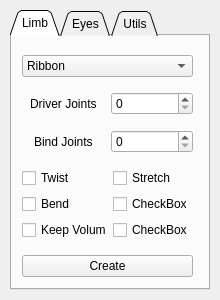
<?xml version="1.0" encoding="UTF-8"?>
<ui version="4.0">
 <class>Autorig</class>
 <widget class="QWidget" name="Autorig">
  <property name="windowModality">
   <enum>Qt::NonModal</enum>
  </property>
  <property name="geometry">
   <rect>
    <x>0</x>
    <y>0</y>
    <width>220</width>
    <height>300</height>
   </rect>
  </property>
  <property name="minimumSize">
   <size>
    <width>220</width>
    <height>300</height>
   </size>
  </property>
  <property name="maximumSize">
   <size>
    <width>220</width>
    <height>300</height>
   </size>
  </property>
  <property name="baseSize">
   <size>
    <width>220</width>
    <height>300</height>
   </size>
  </property>
  <property name="windowTitle">
   <string>Autorig</string>
  </property>
  <widget class="QTabWidget" name="tabWidget">
   <property name="geometry">
    <rect>
     <x>10</x>
     <y>10</y>
     <width>200</width>
     <height>280</height>
    </rect>
   </property>
   <property name="minimumSize">
    <size>
     <width>200</width>
     <height>280</height>
    </size>
   </property>
   <property name="maximumSize">
    <size>
     <width>200</width>
     <height>280</height>
    </size>
   </property>
   <property name="baseSize">
    <size>
     <width>200</width>
     <height>280</height>
    </size>
   </property>
   <property name="acceptDrops">
    <bool>false</bool>
   </property>
   <property name="autoFillBackground">
    <bool>false</bool>
   </property>
   <property name="tabPosition">
    <enum>QTabWidget::North</enum>
   </property>
   <property name="tabShape">
    <enum>QTabWidget::Triangular</enum>
   </property>
   <property name="currentIndex">
    <number>0</number>
   </property>
   <property name="elideMode">
    <enum>Qt::ElideNone</enum>
   </property>
   <property name="documentMode">
    <bool>false</bool>
   </property>
   <property name="tabsClosable">
    <bool>false</bool>
   </property>
   <property name="tabBarAutoHide">
    <bool>false</bool>
   </property>
   <widget class="QWidget" name="limbTab">
    <attribute name="title">
     <string>Limb</string>
    </attribute>
    <widget class="QWidget" name="layoutWidget">
     <property name="geometry">
      <rect>
       <x>10</x>
       <y>10</y>
       <width>171</width>
       <height>241</height>
      </rect>
     </property>
     <layout class="QVBoxLayout" name="limbVBox">
      <item>
       <widget class="QComboBox" name="limbRigMethod">
        <item>
         <property name="text">
          <string>Ribbon</string>
         </property>
        </item>
        <item>
         <property name="text">
          <string>Spline</string>
         </property>
        </item>
       </widget>
      </item>
      <item>
       <layout class="QHBoxLayout" name="HBoxDriverJoints">
        <item alignment="Qt::AlignHCenter">
         <widget class="QLabel" name="labelDriverJoints">
          <property name="text">
           <string>Driver Joints</string>
          </property>
         </widget>
        </item>
        <item>
         <widget class="QSpinBox" name="spinBoxDriverJoints">
          <property name="wrapping">
           <bool>false</bool>
          </property>
          <property name="buttonSymbols">
           <enum>QAbstractSpinBox::UpDownArrows</enum>
          </property>
          <property name="showGroupSeparator" stdset="0">
           <bool>false</bool>
          </property>
         </widget>
        </item>
       </layout>
      </item>
      <item>
       <layout class="QHBoxLayout" name="HBoxBindJoints">
        <item alignment="Qt::AlignHCenter">
         <widget class="QLabel" name="labelBindJoints">
          <property name="text">
           <string>Bind Joints</string>
          </property>
         </widget>
        </item>
        <item>
         <widget class="QSpinBox" name="spinBoxBindJoints">
          <property name="wrapping">
           <bool>false</bool>
          </property>
          <property name="buttonSymbols">
           <enum>QAbstractSpinBox::UpDownArrows</enum>
          </property>
          <property name="showGroupSeparator" stdset="0">
           <bool>false</bool>
          </property>
         </widget>
        </item>
       </layout>
      </item>
      <item>
       <layout class="QGridLayout" name="gridBoxRigFeatures">
        <item row="1" column="0">
         <widget class="QCheckBox" name="hasBend">
          <property name="text">
           <string>Bend</string>
          </property>
         </widget>
        </item>
        <item row="0" column="0">
         <widget class="QCheckBox" name="hasTwist">
          <property name="text">
           <string>Twist</string>
          </property>
         </widget>
        </item>
        <item row="0" column="1">
         <widget class="QCheckBox" name="hasStretch">
          <property name="text">
           <string>Stretch</string>
          </property>
         </widget>
        </item>
        <item row="2" column="0">
         <widget class="QCheckBox" name="hasVolumeConservation">
          <property name="text">
           <string>Keep Volume</string>
          </property>
         </widget>
        </item>
        <item row="1" column="1">
         <widget class="QCheckBox" name="checkBox">
          <property name="text">
           <string>CheckBox</string>
          </property>
         </widget>
        </item>
        <item row="2" column="1">
         <widget class="QCheckBox" name="checkBox_2">
          <property name="text">
           <string>CheckBox</string>
          </property>
         </widget>
        </item>
       </layout>
      </item>
      <item>
       <widget class="QPushButton" name="createButton">
        <property name="text">
         <string>Create</string>
        </property>
       </widget>
      </item>
     </layout>
    </widget>
   </widget>
   <widget class="QWidget" name="eyesTab">
    <attribute name="title">
     <string>Eyes</string>
    </attribute>
   </widget>
   <widget class="QWidget" name="utilsTab">
    <attribute name="title">
     <string>Utils</string>
    </attribute>
   </widget>
  </widget>
 </widget>
 <resources/>
 <connections/>
</ui>
